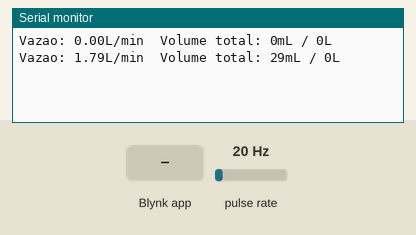
This sketch was run on a simulated ESP8266 (NodeMCU). On the bench: the last lines printed to the serial monitor. Wiring (inferred from the names in the program): pulse sensor: data D2. Inputs (shaded band) come from the test bench; at power-on: pulse rate 20 Hz. WiFi joins after 1.5 s; servers stay silent unless stated.

Above: at 3.0 s.
3.1 s: Blynk app writes 0 to V1
At 4.2 s:
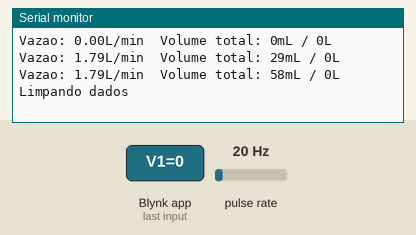
5.3 s: pulse rate (sensor on D2) set to 4 Hz
At 6.6 s:
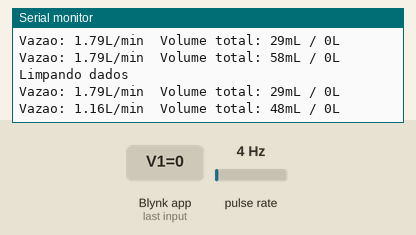
6.8 s: pulse rate (sensor on D2) set to 50 Hz
At 7.6 s:
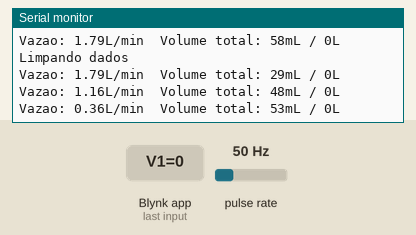
Timing chart, 0 to 9.8 s (numbered marks = the images above; inputs shaded):
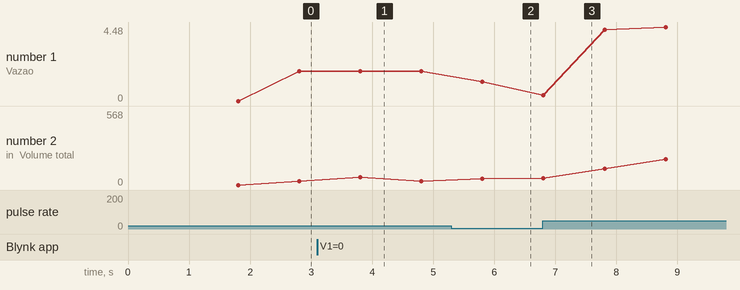

Measured:
- after the input at 3.1 s, the serial monitor: prints a new line after 0.71 s (image 1)
- after the input at 5.3 s, the serial monitor: prints a new line after 0.51 s (image 2)
- plotted number 1: 1.79 → 1.16 after the input at 5.3 s, 1.16 → 4.48 after the input at 6.8 s
- plotted number 2: 29 → 48 after the input at 5.3 s, 48 → 568 after the input at 6.8 s

The sketch:

BlueApp-Flow-Meter.ino
```cpp
#define BLYNK_PRINT Serial      // Biblioteca para utilização do Blynk
#include <ESP8266WiFi.h>        // Biblioteca para utilização do NodeMCU
#include <BlynkSimpleEsp8266.h> // Biblioteca comunicação entre NodeMCU e Blynk

#define SENSOR D2               // definimos a entrada digital D2 para receber a leitura dos pulsos do sensor de vazão

// Parâmetros necessários para conexão NodeMCU e Blynk via Wifi
char auth[] = "Blynk-Token";
char ssid[] = "Endereço-Wifi";
char pass[] = "Senha-Wifi";

// Declarando as variáveis
long tempoAtual = 0;
long tempoAnterior = 0;
int intervalo = 1000;
float fatorCalibracao = 11.15;   // valor empírico utilizado no cálculo da conversão de pulsos em vazão
volatile byte contadorPulso;
byte pulso1seg = 0;
float vazao;
unsigned int vazaoMililitros;
unsigned long totalMililitros;
float tarifa;

BLYNK_WRITE(V1) {

  /*
  Função Reset - acionado o botão ligado ao pino vitual V1 no blynk, o sistema é reiniciado, limpando os dados anteriores
  */

  int resetaDados = param.asInt();

  if (resetaDados == 0) {
    Serial.println("Limpando dados");
    Blynk.virtualWrite(V2, 0);
    Blynk.virtualWrite(V3, 0);
    Blynk.virtualWrite(V4, 0);
    vazao = 0;
    vazaoMililitros = 0;
    totalMililitros = 0;
  }
}

void IRAM_ATTR contaPulso(){

  /*
  Função que contabiliza os pulsos gerados pela passagem de água no sensor de fluxo (Efeito Hall), estes serão armazenados
  em uma varíavel e utulizados para o cálculo da vazão
  */

  contadorPulso++;

}

void setup(){

  Serial.begin(115200);             // iniciamos o monitor serial para vizualização dos dados pela própria interface do Arduino IDE

  Blynk.begin(auth, ssid, pass);    // estabelecemos uma conexão com o servidor do Blynk

  pinMode(SENSOR, INPUT_PULLUP);    // estabelecemos o sensor como uma entrada digital

  // Determinamos os valores inciais das variáveis
  contadorPulso = 0;
  vazao = 0.0;
  vazaoMililitros = 0;
  totalMililitros = 0;
  tempoAnterior = 0;
  tarifa = 0.0022;                  // definimos um valor arbitrário a fim de compor a funcionalidade de monitoramento financeiro


  attachInterrupt(digitalPinToInterrupt(SENSOR), contaPulso, FALLING);

  /*
  Função de interrupção - toda vez que a entrada SENSOR(D2) receber uma variação "falling", ou seja, o valor neste pino sai do nível lógico 1 para 0
  (ou de 5 até 0 Volts), a sequência do programa é interrompida, chamando a função contaPulso
  */
}

void loop(){

  tempoAtual = millis();                          // recebe o número de milissegundos passados desde que a placa começou a executar o programa

  if (tempoAtual - tempoAnterior > intervalo) {   // quando o tempo atinge um valor um pouco maior que o estipulado pelo intervalo (1000 milisseg = 1 seg), realizamos os cálculos com a quantidade de pulsos lidos

    pulso1seg = contadorPulso;                    // alocamos o valor de pulsos lidos nesse 1 seg em uma variável
    contadorPulso = 0;                            // zeramos o contador para a próxima medição
    vazao = ((1000.0 / (millis() - tempoAnterior)) * pulso1seg) / fatorCalibracao;   // calculamos a vazao em (L/min) com base no tempo, qtdd de pulsos e o fator de calibração
    tempoAnterior = millis();                     // substituimos o valor do tempo anterior para a próxima medição
    vazaoMililitros = (vazao / 60) * 1000;        // convertemos a vazão de L/min para mL/seg
    totalMililitros += vazaoMililitros;           // incrementamos o total de volume em mililitros com a vazao lida em 1 seg, que representa exatamente a qtdd de água que passou pelo sensor no intervalo que adotamos


    // Imprimimos os valores de calculados no Monitor Serial
    Serial.print("Vazao: ");
    Serial.print(vazao);
    Serial.print("L/min");
    Serial.print("\t");
    Serial.print("Volume total: ");
    Serial.print(totalMililitros);
    Serial.print("mL / ");
    Serial.print(totalMililitros / 1000);
    Serial.println("L");

    // Enviamos os dados para o Blynk
    Blynk.virtualWrite(V2, vazao);
    Blynk.virtualWrite(V3, totalMililitros * tarifa);
    Blynk.virtualWrite(V4, totalMililitros);
    Blynk.run();
  }
}
```
